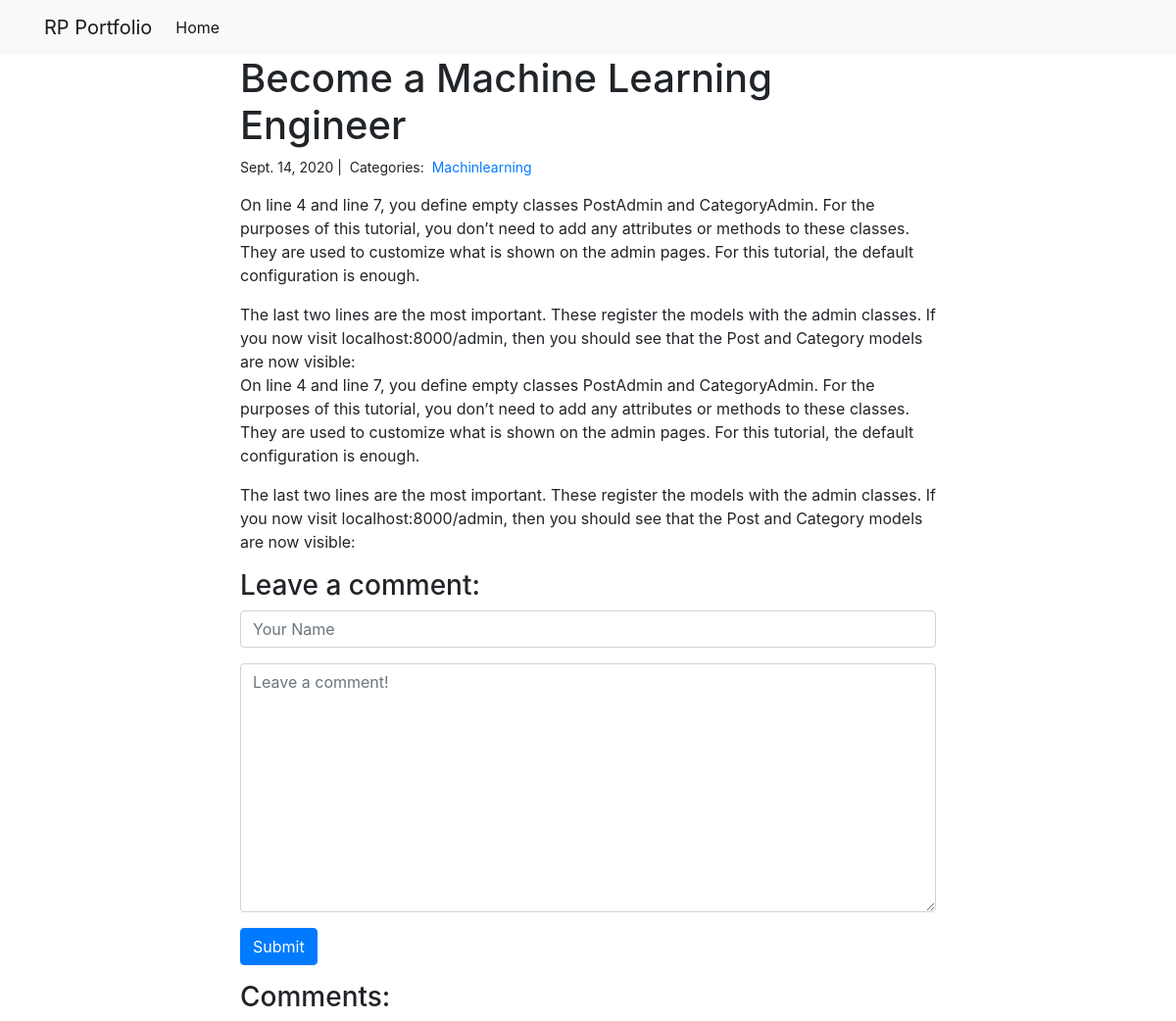
Page /blog/1/ on the committed database.
### blog/models.py (models this page shows)
class Post(models.Model):
    title = models.CharField(max_length = 255)
    body = models.TextField()
    created_on = models.DateTimeField(auto_now_add = True)
    last_modified = models.DateTimeField(auto_now = True)
    categories = models.ManyToManyField('Category',related_name = 'posts')

class Category(models.Model):
    name = models.CharField(max_length = 20)

### blog/views.py (the view, shortened to what this page needs)
# urls.py: path("<int:pk>/", views.blog_detail, name = 'blog_detail'),
def blog_detail(request, pk):
    post = Post.objects.get(pk = pk)
    form = CommentForm()
    comments = Comment.objects.filter(post = post)
    context = {
        'post' : post,
        'comments' : comments,
        'form' : form,
    }
    return render(request, 'blog_detail.html', context)

### blog/forms.py
class CommentForm(forms.Form):
    author = forms.CharField(
        max_length = 60,
        widget = forms.TextInput(attrs={
            'class': 'form-control',
            'placeholder': 'Your Name'
        })
    )
    body = forms.CharField(widget = forms.Textarea(
        attrs = {
            'class': 'form-control',
            'placeholder': 'Leave a comment!'
        }
    ))

### blog/templates/blog_detail.html (shortened to what this page needs)
{% extends "base.html" %}
{% block page_content %}
<div class="col-md-8 offset-md-2">
    <h1>{{ post.title }}</h1>
    <small>
        {{ post.created_on.date }} |&nbsp;
        Categories:&nbsp;
        {% for category in post.categories.all %}
        <a href="{% url 'blog_category' category.name %}">
            {{ category.name }}
        </a>&nbsp;
        {% endfor %}
    </small>
    <p>{{ post.body | linebreaks }}</p>
    <h3>Leave a comment:</h3>
    <form action="/blog/{{ post.pk }}/" method="post">
        <div class="form-group">
            {{ form.author }}
        </div>
        <div class="form-group">
            {{ form.body }}
        </div>
        <button type="submit" class="btn btn-primary">Submit</button>
    </form>
    <h3>Comments:</h3>
</div>
{% endblock %}

### rows in the picture
Post: title "Become a Machine Learning Engineer", created_on "Sept. 14, 2020", body "On line 4 and line 7, you define empty classes PostAdmin and CategoryAdmin. For the purposes of this tutorial, you don’t need to add any attributes or methods to these classes. They are used to customize what is shown on the admin pages. For this tutorial, the default configuration is enough. The last two lines are the most important. These register the models with the admin classes. If you now visit localhost:8000/admin, then you should see that the Post and Category models are now visible: On line 4 and line 7, you define empty classes PostAdmin and CategoryAdmin. For the purposes of this tutorial, you don’t need to add any attributes or methods to these classes. They are used to…"
Category: name "Machinlearning"
